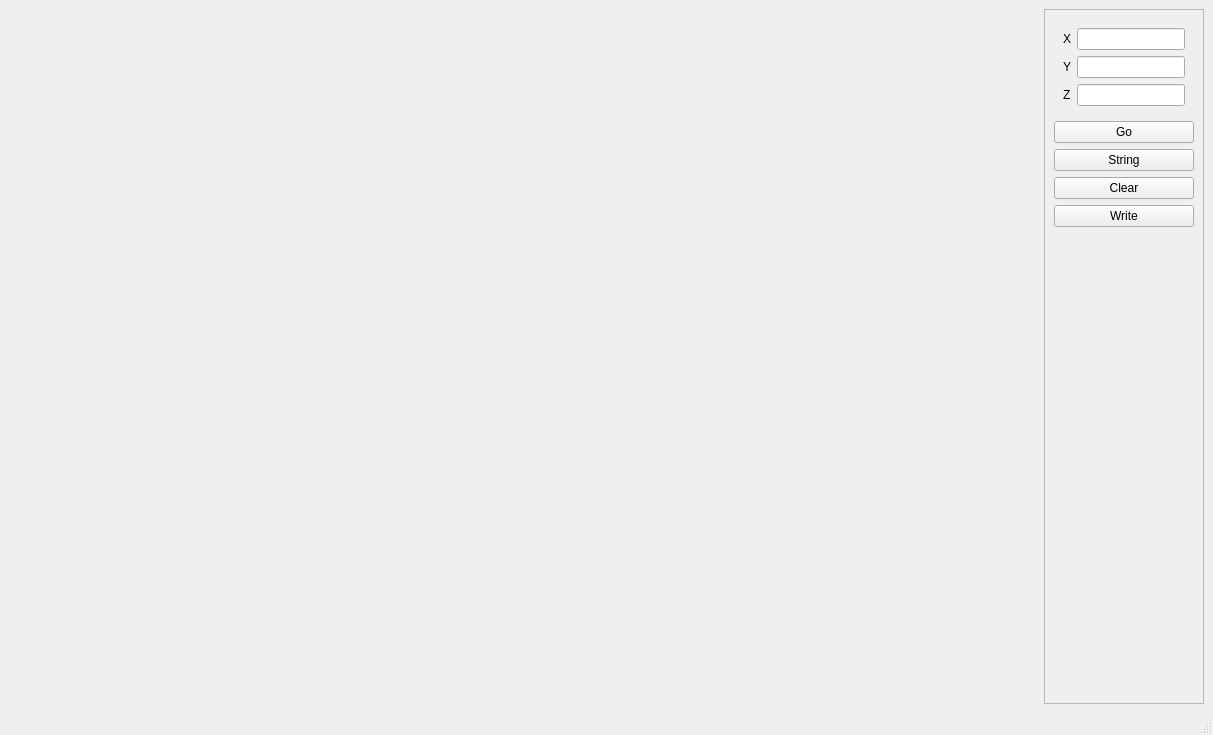
<?xml version="1.0" encoding="UTF-8"?>
<ui version="4.0">
 <class>MainWindow</class>
 <widget class="QMainWindow" name="MainWindow">
  <property name="geometry">
   <rect>
    <x>0</x>
    <y>0</y>
    <width>1213</width>
    <height>735</height>
   </rect>
  </property>
  <property name="windowTitle">
   <string>MainWindow</string>
  </property>
  <widget class="QWidget" name="centralwidget">
   <layout class="QHBoxLayout" name="horizontalLayout">
    <item>
     <widget class="QtImageViewer" name="imgview" native="true">
      <property name="sizePolicy">
       <sizepolicy hsizetype="Preferred" vsizetype="MinimumExpanding">
        <horstretch>1</horstretch>
        <verstretch>0</verstretch>
       </sizepolicy>
      </property>
      <property name="minimumSize">
       <size>
        <width>0</width>
        <height>23</height>
       </size>
      </property>
     </widget>
    </item>
    <item>
     <widget class="QFrame" name="frame">
      <property name="frameShape">
       <enum>QFrame::StyledPanel</enum>
      </property>
      <property name="frameShadow">
       <enum>QFrame::Raised</enum>
      </property>
      <layout class="QVBoxLayout" name="verticalLayout">
       <item>
        <widget class="QWidget" name="widget" native="true">
         <property name="sizePolicy">
          <sizepolicy hsizetype="Preferred" vsizetype="Maximum">
           <horstretch>0</horstretch>
           <verstretch>0</verstretch>
          </sizepolicy>
         </property>
         <layout class="QGridLayout" name="gridLayout">
          <item row="1" column="1">
           <widget class="QLineEdit" name="yedit"/>
          </item>
          <item row="0" column="1">
           <widget class="QLineEdit" name="xedit"/>
          </item>
          <item row="0" column="0">
           <widget class="QLabel" name="label">
            <property name="text">
             <string>X</string>
            </property>
           </widget>
          </item>
          <item row="2" column="1">
           <widget class="QLineEdit" name="zedit"/>
          </item>
          <item row="1" column="0">
           <widget class="QLabel" name="label_2">
            <property name="text">
             <string>Y</string>
            </property>
           </widget>
          </item>
          <item row="2" column="0">
           <widget class="QLabel" name="label_3">
            <property name="text">
             <string>Z</string>
            </property>
           </widget>
          </item>
         </layout>
        </widget>
       </item>
       <item>
        <widget class="QPushButton" name="goButton">
         <property name="sizePolicy">
          <sizepolicy hsizetype="Minimum" vsizetype="Fixed">
           <horstretch>0</horstretch>
           <verstretch>0</verstretch>
          </sizepolicy>
         </property>
         <property name="text">
          <string>Go</string>
         </property>
        </widget>
       </item>
       <item>
        <widget class="QPushButton" name="stringButton">
         <property name="text">
          <string>String</string>
         </property>
        </widget>
       </item>
       <item>
        <widget class="QPushButton" name="clearButton">
         <property name="text">
          <string>Clear</string>
         </property>
        </widget>
       </item>
       <item>
        <widget class="QPushButton" name="writeButton">
         <property name="text">
          <string>Write</string>
         </property>
        </widget>
       </item>
       <item>
        <spacer name="verticalSpacer">
         <property name="orientation">
          <enum>Qt::Vertical</enum>
         </property>
         <property name="sizeHint" stdset="0">
          <size>
           <width>20</width>
           <height>40</height>
          </size>
         </property>
        </spacer>
       </item>
      </layout>
     </widget>
    </item>
   </layout>
  </widget>
  <widget class="QMenuBar" name="menubar">
   <property name="geometry">
    <rect>
     <x>0</x>
     <y>0</y>
     <width>1213</width>
     <height>20</height>
    </rect>
   </property>
  </widget>
  <widget class="QStatusBar" name="statusbar"/>
 </widget>
 <customwidgets>
  <customwidget>
   <class>QtImageViewer</class>
   <extends>QWidget</extends>
   <header>zoom</header>
   <container>1</container>
  </customwidget>
 </customwidgets>
 <resources/>
 <connections/>
</ui>
